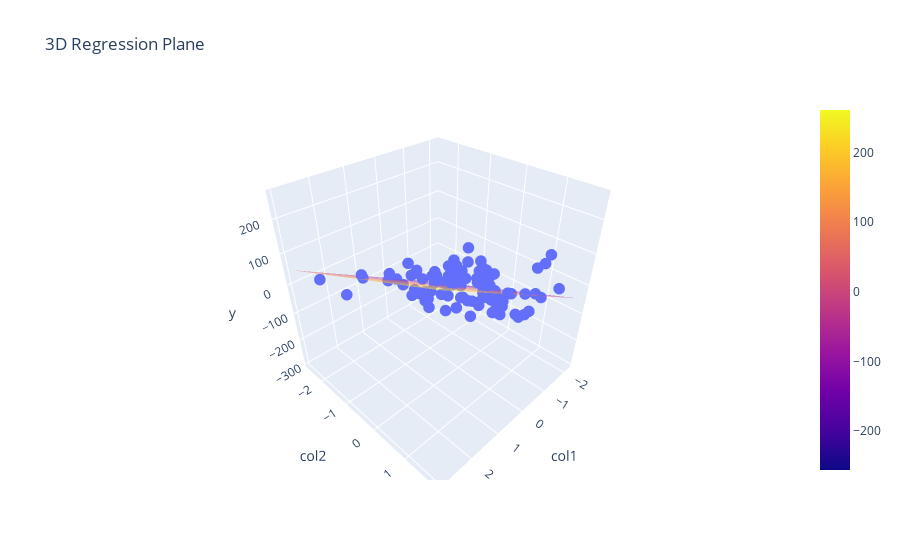

Notebook cell for this chart:
### Code cell
import numpy as np

x_surf, y_surf = np.meshgrid(
    np.linspace(df["col1"].min(), df["col1"].max(), 20),
    np.linspace(df["col2"].min(), df["col2"].max(), 20)
)
z_surf = lr.coef_[0] * x_surf + lr.coef_[1] * y_surf + lr.intercept_

import plotly.graph_objects as go

plane = go.Surface(x=x_surf, y=y_surf, z=z_surf, opacity=0.5, name="Regression Plane")
scatter = go.Scatter3d(
    x=df["col1"], y=df["col2"], z=df["y"],
    mode='markers', marker=dict(size=4), name="Data"
)

fig_plane = go.Figure(data=[scatter, plane])
fig_plane.update_layout(
    scene=dict(
        xaxis_title='col1',
        yaxis_title='col2',
        zaxis_title='y'
    ),
    title="3D Regression Plane"
)
fig_plane.show()
